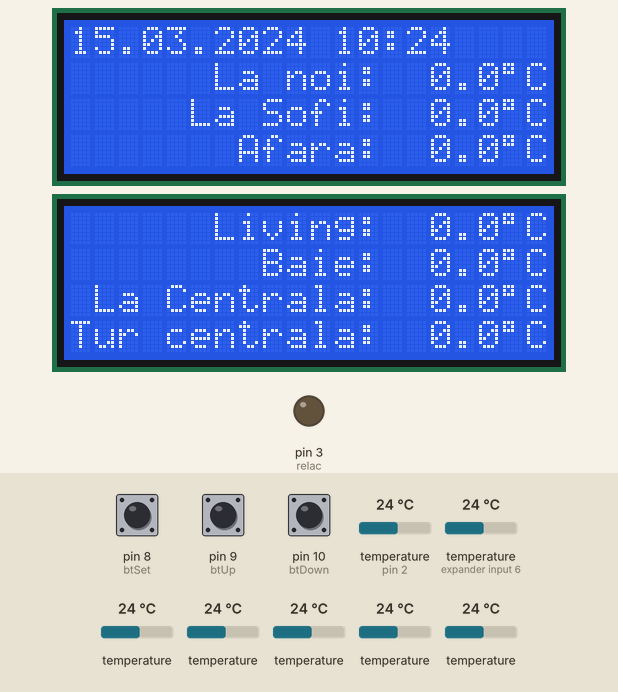
Recording of a sketch running on a simulated Arduino Uno, built with avr-gcc and run on an emulated ATmega328P. On the bench: 2 × 20×4 character LCD, output pins drawn as LEDs (lit = HIGH). Inputs (shaded band) come from the test bench; at power-on: pin 8 (btSet) HIGH, temperature 24 °C, pin 10 (btDown) HIGH, pin 9 (btUp) HIGH, temperature (sensors on pin 2, expander input 6) 24 °C. The local clock reads 2024-03-15 10:24:30 at power-on unless the sketch sets it; what the sketch prints to the serial monitor is not drawn.

Above: at 1.8 s.
1.9 s: pin 8 (btSet) pulled LOW for 0.25 s
At 5.5 s:
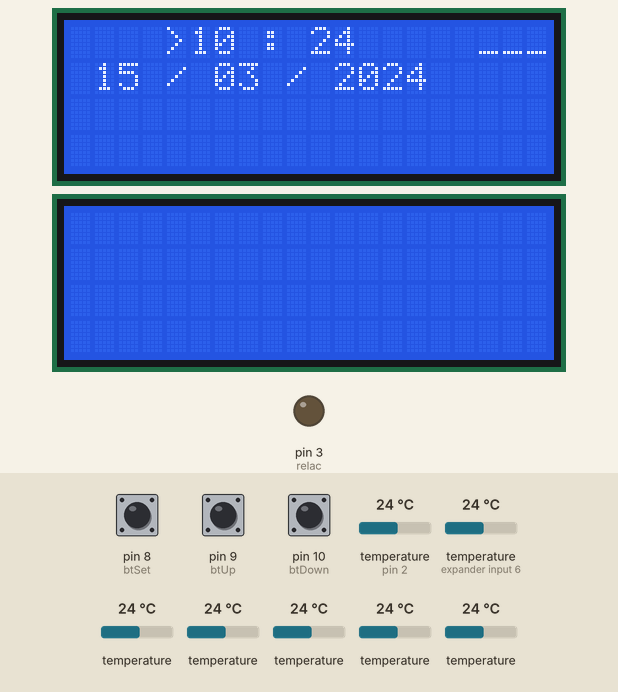
6.5 s: temperature (sensor 502) set to 17.5 °C
9.2 s: temperature (sensor 502) set to 16.4 °C
At 12.7 s:
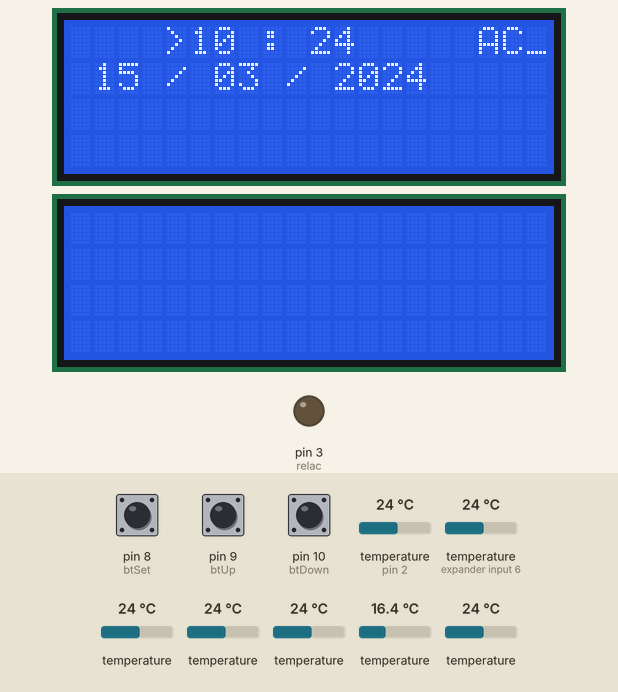
13.5 s: pin 8 (btSet) pulled LOW for 3.2 s
At 17.0 s:
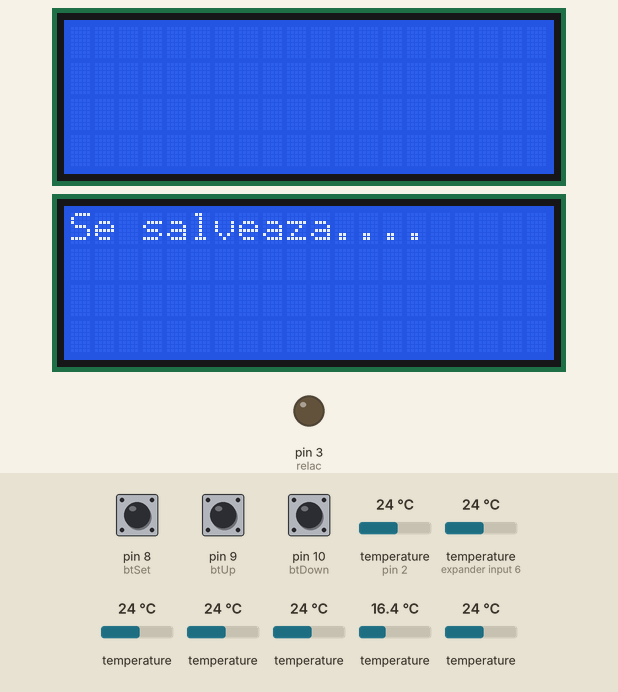
19.6 s: pin 10 (btDown) pulled LOW for 3.2 s
At 23.3 s:
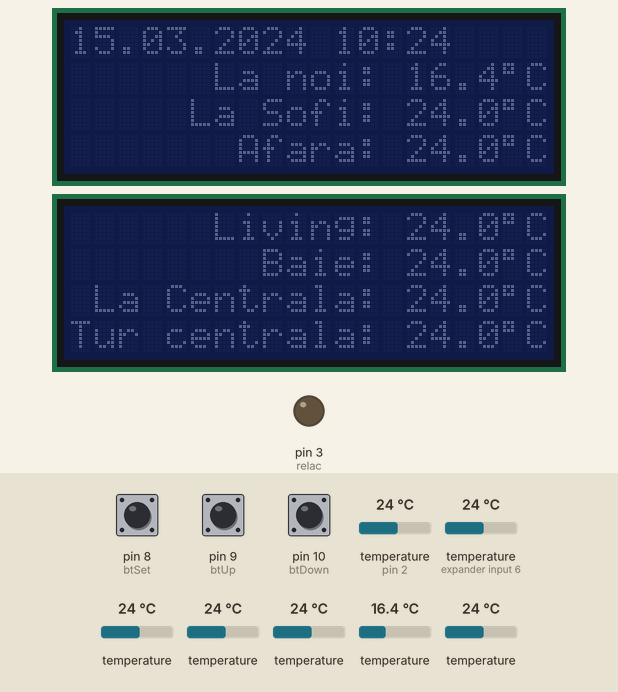
24.3 s: pin 8 (btSet) pulled LOW for 1 s
At 25.3 s:
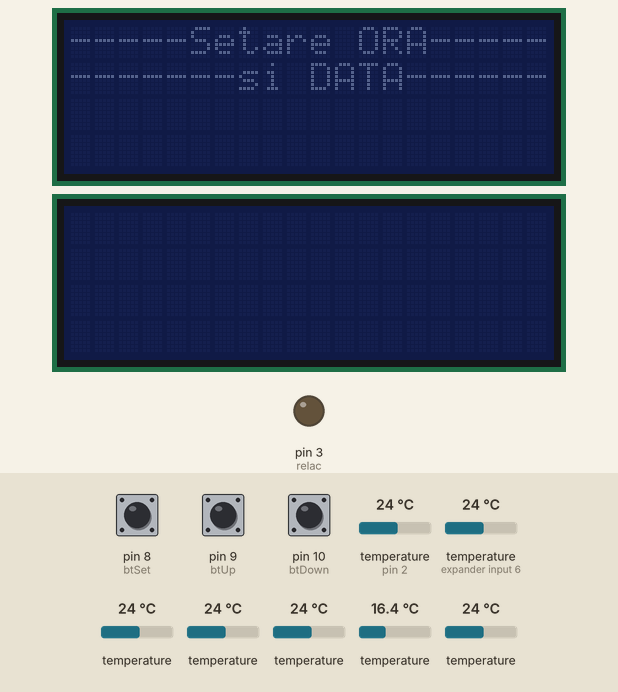
Timing chart, 0 to 27.3 s (numbered marks = the images above; inputs shaded):
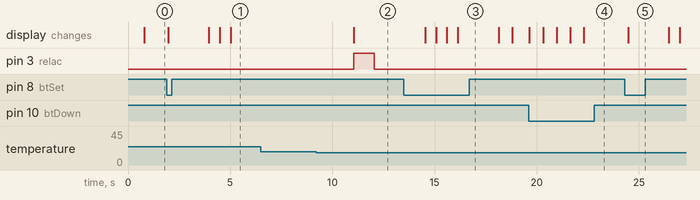

The sketch:

clock_2lcd_7DS18B20_AC.ino
```cpp
/*  Ceas, termometru si iesire comanda pornire ac
 *  09.11.2019
 *
 *  Display 1 20x4:                Setup:
 *  +--------------------+      +----------------+
 *  |ZZ.LL.AAAA HH:MM    |      |    >HH :>MM    |
 *  |      La noi: 23.0*C|      |>ZZ />LL />AAAA |
 *  |     La Sofi: 23.5*C|      +----------------+
 *  |       Afara:-10.5*C|
 *  +--------------------+
 *  Display 2 20x4:
 *  +--------------------+
 *  |      Living: 23.0*C|
 *  |        Baie: 23.0*C|
 *  | La Centrala: 23.5*C|
 *  |Tur centrala: 23.5*C|
 *  +--------------------+
 */

#include <Wire.h>
#include <RTClib.h>
#include <LiquidCrystal_I2C.h>
#include <OneWire.h>
#include <DallasTemperature.h>

RTC_DS1307 rtc;
LiquidCrystal_I2C lcd1(0x27, 20, 4), lcd2(0x23, 20, 4);

#define ONE_WIRE_BUS 2 // pin bus 18b20
#define TEMPERATURE_PRECISION1 11 // rezolutie biti
#define TEMPERATURE_PRECISION2 11 // rezolutie biti
#define TEMPERATURE_PRECISION3 11 // rezolutie biti
#define TEMPERATURE_PRECISION4 11 // rezolutie biti
#define TEMPERATURE_PRECISION5 11 // rezolutie biti
#define TEMPERATURE_PRECISION6 11 // rezolutie biti
#define TEMPERATURE_PRECISION7 11 // rezolutie biti

OneWire oneWire(ONE_WIRE_BUS);
DallasTemperature sensors(&oneWire);
DeviceAddress Thermometer1, Thermometer2, Thermometer3, Thermometer4, Thermometer5, Thermometer6, Thermometer7;


#define relac 3  // pin pt iesire releu ac, (scoate + )fata de -

int delaytime = 1000;  // 1000 = 1s, timp actionare releu ac
byte cuplat = 0; // releu temp cuplat
char daysOfTheWeek[7][12] = {"Sunday","Monday", "Tuesday", "Wednesday", "Thursday", "Friday", "Saturday"};
const long interval = 3000;  // Citire senzori la fiecare 3 sec
const int btSet = 8;
const int btUp = 9;
const int btDown = 10;

int DD,MM,YY,H,M,S, set_state, up_state, down_state;
float temp1, temp2, temp3, temp4, temp5, temp6, temp7;
float t1, t2, t3, t4, t5, t6, t7;
int btnCount = 0;
unsigned long previousMillis = 0;
unsigned long currentMillis;
String sDD;
String sMM;
String sYY;
String sH;
String sM;
String sS;
boolean backlightON = true;
boolean setupScreen = false;


void setup () {
  Serial.begin(9600);
  pinMode(btSet, INPUT_PULLUP);
  pinMode(btUp, INPUT_PULLUP);
  pinMode(btDown, INPUT_PULLUP);
  lcd1.begin();   // init the LCD 1
  lcd2.begin();   // init the LCD 2
  lcd1.backlight();   // activare backligt
  lcd2.backlight();   // activare backligt
  lcd1.clear();
  lcd2.clear();
  sensors.begin();  // initializare senzori DS18B20

  pinMode(relac,OUTPUT);
  digitalWrite(relac,LOW);

  Serial.print("Gasire senzori....");
  Serial.print("Gasiti: ");
  Serial.print(sensors.getDeviceCount(), DEC);
  Serial.println(" Senzori.");
  Serial.print("Parasite power este: ");
  if (sensors.isParasitePowerMode()) Serial.println("ON");
  else Serial.println("OFF");

  if (!sensors.getAddress(Thermometer1, 5)) Serial.println("Nu gasesc Adresa pentru Senzor 5"); //la noi= temp1
  if (!sensors.getAddress(Thermometer2, 1)) Serial.println("Nu gasesc Adresa pentru Senzor 1"); //la sofi= temp2
  if (!sensors.getAddress(Thermometer3, 4)) Serial.println("Nu gasesc Adresa pentru Senzor 4"); //afara= temp3
  if (!sensors.getAddress(Thermometer4, 2)) Serial.println("Nu gasesc Adresa pentru Senzor 2"); //living= temp4
  if (!sensors.getAddress(Thermometer5, 0)) Serial.println("Nu gasesc Adresa pentru Senzor 0"); //baie= temp5
  if (!sensors.getAddress(Thermometer6, 3)) Serial.println("Nu gasesc Adresa pentru Senzor 3"); //magazie= temp6
  if (!sensors.getAddress(Thermometer7, 6)) Serial.println("Nu gasesc Adresa pentru Senzor 6"); //tur centrala= temp7

  Serial.print("Senzor 0 Adresa: ");
  printAddress(Thermometer1);
  Serial.println();

  Serial.print("Senzor 1 Adresa: ");
  printAddress(Thermometer2);
  Serial.println();

  Serial.print("Senzor 2 Adresa: ");
  printAddress(Thermometer3);
  Serial.println();

  Serial.print("Senzor 3 Adresa: ");
  printAddress(Thermometer4);
  Serial.println();

  Serial.print("Senzor 4 Adresa: ");
  printAddress(Thermometer5);
  Serial.println();

  Serial.print("Senzor 5 Adresa: ");
  printAddress(Thermometer6);
  Serial.println();

  Serial.print("Senzor 6 Adresa: ");
  printAddress(Thermometer7);
  Serial.println();

  sensors.setResolution(Thermometer1, TEMPERATURE_PRECISION1);
  sensors.setResolution(Thermometer2, TEMPERATURE_PRECISION2);
  sensors.setResolution(Thermometer3, TEMPERATURE_PRECISION3);
  sensors.setResolution(Thermometer4, TEMPERATURE_PRECISION4);
  sensors.setResolution(Thermometer5, TEMPERATURE_PRECISION5);
  sensors.setResolution(Thermometer6, TEMPERATURE_PRECISION6);
  sensors.setResolution(Thermometer7, TEMPERATURE_PRECISION7);

  Serial.print("Senzor 0 Rezolutie biti: ");
  Serial.print(sensors.getResolution(Thermometer1), DEC);
  Serial.println();

  Serial.print("Senzor 1 Rezolutie biti: ");
  Serial.print(sensors.getResolution(Thermometer2), DEC);
  Serial.println();

  Serial.print("Senzor 2 Rezolutie biti: ");
  Serial.print(sensors.getResolution(Thermometer3), DEC);
  Serial.println();

  Serial.print("Senzor 3 Rezolutie biti: ");
  Serial.print(sensors.getResolution(Thermometer4), DEC);
  Serial.println();

  Serial.print("Senzor 4 Rezolutie biti: ");
  Serial.print(sensors.getResolution(Thermometer5), DEC);
  Serial.println();

  Serial.print("Senzor 5 Rezolutie biti: ");
  Serial.print(sensors.getResolution(Thermometer6), DEC);
  Serial.println();

  Serial.print("Senzor 6 Rezolutie biti: ");
  Serial.print(sensors.getResolution(Thermometer7), DEC);
  Serial.println();

}

void loop () {
  currentMillis = millis();
  readBtns();
  getTempTemp();
  getTimeDate();
  if (!setupScreen){
    lcd1Print();
  }
  else{
    lcd1Setup();
  }

if ((temp1<17.) and (cuplat == 1)) // cand scade sub limita setata da o comanda
{
  Serial.println("Temperatura scazuta!");
  digitalWrite(relac, LOW); // rel oprit
  lcd1.setCursor(17,0); //randul 1
  lcd1.print("AC_");
  cuplat = 0;
  digitalWrite(relac, HIGH); // releul cupleaza
  delay(delaytime);
  digitalWrite(relac, LOW); // releul decupleaza
  delay(delaytime);
 }

 if ((temp1>17.) and (cuplat == 0)) // cand creste peste limita setata nu da comanda
{
  Serial.println("Temperatura normala!");
  lcd1.setCursor(17,0); //randul 1
  lcd1.print("___");
  cuplat = 1;
  digitalWrite(relac, LOW);
  delay(delaytime);
 }
}


void readBtns(){
  set_state = digitalRead(btSet);
  up_state = digitalRead(btUp);
  down_state = digitalRead(btDown);
  // Comutare backlight on/off prin aparea butonului down
  if (down_state==LOW && btnCount==0){
    if (backlightON){
      lcd1.noBacklight();
      lcd2.noBacklight();
      backlightON = false;
    }
    else{
      lcd1.backlight();
      lcd2.backlight();
      backlightON = true;
    }
    delay(500);
  }
  if (set_state==LOW){
    if(btnCount<5){
      btnCount++;
      setupScreen = true;
        if(btnCount==1){
          lcd1.clear();
          lcd2.clear();
          lcd1.setCursor(0,0);
          lcd1.print("-----Setare ORA-----");
          lcd1.setCursor(0,1);
          lcd1.print("-------si DATA------");
          delay(2000);
          lcd1.clear();
        }
    }
    else{
      lcd1.clear();
      lcd2.clear();
      rtc.adjust(DateTime(YY, MM, DD, H, M, 0));
      lcd2.print("Se salveaza....");
      delay(2000);
      lcd1.clear();
      lcd2.clear();
      setupScreen = false;
      btnCount=0;
    }
    delay(500);
  }
}

void getTempTemp(){
  if (currentMillis - previousMillis >= interval) {
  sensors.requestTemperatures();
  temp1 = sensors.getTempC(Thermometer1);
  temp2 = sensors.getTempC(Thermometer2);
  temp3 = sensors.getTempC(Thermometer3);
  temp4 = sensors.getTempC(Thermometer4);
  temp5 = sensors.getTempC(Thermometer5);
  temp6 = sensors.getTempC(Thermometer6);
  temp7 = sensors.getTempC(Thermometer7);

  Serial.print(temp1);
  Serial.println("gr.C----- ");
  Serial.print(temp2);
  Serial.println("gr.C-----");
  Serial.print(temp3);
  Serial.println("gr.C-----");
  Serial.print(temp4);
  Serial.println("gr.C-----");
  Serial.print(temp5);
  Serial.println("gr.C-----");
  Serial.print(temp6);
  Serial.println("gr.C-----");
  Serial.print(temp7);
  Serial.println("gr.C-----");
    previousMillis = currentMillis;
  }
}


void getTimeDate(){
  if (!setupScreen){
    DateTime now = rtc.now();
    DD = now.day();
    MM = now.month();
    YY = now.year();
    H = now.hour();
    M = now.minute();
    S = now.second();
  }
  //Make some fixes...
  if (DD<10){ sDD = '0' + String(DD); } else { sDD = DD; }
  if (MM<10){ sMM = '0' + String(MM); } else { sMM = MM; }
  sYY=YY;
  if (H<10){ sH = '0' + String(H); } else { sH = H; }
  if (M<10){ sM = '0' + String(M); } else { sM = M; }
  if (S<10){ sS = '0' + String(S); } else { sS = S; }
}


void lcd1Print(){
  lcd1.setCursor(0,0); //randul 1
  lcd1.print(sDD);
  lcd1.print(".");
  lcd1.print(sMM);
  lcd1.print(".");
  lcd1.print(sYY);
  lcd1.print(" ");
  lcd1.print(sH);
  lcd1.print(":");
  lcd1.print(sM);

  lcd1.setCursor(0,1); //randul 2
  lcd1.print("      La noi:");  //  afisare temp1
  lcd1.setCursor(13, 1);
 if (temp1 < 0)
 {t1=-temp1;}
 else t1=temp1;
    if (t1 < 10.)
   {
     lcd1.print(" ");
   }
   if (temp1>0) lcd1.print(" ");
   if (temp1==0) lcd1.print(" ");
   if (temp1<0) lcd1.print("-");
   lcd1.print(t1,1);
  lcd1.write(0b11011111);  // simbol de grad
  lcd1.print("C");

  lcd1.setCursor(0,2); //randul 3
  lcd1.print("     La Sofi:"); //  afisare temp2
  lcd1.setCursor(13, 2);
 if (temp2 < 0)
 {t2=-temp2;}
 else t2=temp2;
    if (t2 < 10.)
   {
     lcd1.print(" ");
   }
   if (temp2>0) lcd1.print(" ");
   if (temp2==0) lcd1.print(" ");
   if (temp2<0) lcd1.print("-");
   lcd1.print(t2,1);
  lcd1.write(0b11011111);  // simbol de grad
  lcd1.print("C");

  lcd1.setCursor(0,3); //randul 4
  lcd1.print("       Afara:");  //  afisare temp3
  lcd1.setCursor(13, 3);
 if (temp3 < 0)
 {t3=-temp3;}
 else t3=temp3;
    if (t3 < 10.)
   {
     lcd1.print(" ");
   }
   if (temp3>0) lcd1.print(" ");
   if (temp3==0) lcd1.print(" ");
   if (temp3<0) lcd1.print("-");
   lcd1.print(t3,1);
  lcd1.write(0b11011111);  // simbol de grad
  lcd1.print("C");

  lcd2.setCursor(0,0); // rand1 lcd 2
  lcd2.print("      Living:");  //  afisare temp4
  lcd2.setCursor(13, 0);
 if (temp4 < 0)
 {t4=-temp4;}
 else t4=temp4;
    if (t4 < 10.)
   {
     lcd2.print(" ");
   }
   if (temp4>0) lcd2.print(" ");
   if (temp4==0) lcd2.print(" ");
   if (temp4<0) lcd2.print("-");
   lcd2.print(t4,1);
  lcd2.write(0b11011111);  // simbol de grad
  lcd2.print("C");

   lcd2.setCursor(0,1); //rand2 lcd 2
   lcd2.print("        Baie:");  //  afisare temp5
   lcd2.setCursor(13, 1);
 if (temp5 < 0)
 {t5=-temp5;}
 else t5=temp5;
    if (t5 < 10.)
   {
     lcd2.print(" ");
   }
   if (temp5>0) lcd2.print(" ");
   if (temp5==0) lcd2.print(" ");
   if (temp5<0) lcd2.print("-");
   lcd2.print(t5,1);
  lcd2.write(0b11011111);  // simbol de grad
  lcd2.print("C");

   lcd2.setCursor(0,2); //rand3 lcd 2
   lcd2.print(" La Centrala:");  //  afisare temp6
   lcd2.setCursor(13, 2);
 if (temp6 < 0)
 {t6=-temp6;}
 else t6=temp6;
    if (t6 < 10.)
   {
     lcd2.print(" ");
   }
   if (temp6>0) lcd2.print(" ");
   if (temp6==0) lcd2.print(" ");
   if (temp6<0) lcd2.print("-");
   lcd2.print(t6,1);
  lcd2.write(0b11011111);  // simbol de grad
  lcd2.print("C");

   lcd2.setCursor(0,3); //rand4 lcd 2
   lcd2.print("Tur centrala:");  //  afisare temp7
   lcd2.setCursor(13, 3);
 if (temp7 < 0)
 {t7=-temp7;}
 else t7=temp7;
    if (t7 < 10.)
   {
     lcd2.print(" ");
   }
   if (temp7>0) lcd2.print(" ");
   if (temp7==0) lcd2.print(" ");
   if (temp7<0) lcd2.print("-");
   lcd2.print(t7,1);
  lcd2.write(0b11011111);  // simbol de grad
  lcd2.print("C");
}


void lcd1Setup(){
  if (btnCount==1){
    lcd1.setCursor(4,0);
    lcd1.print(">");
    if (up_state == LOW){
      if (H<23){
        H++;
      }
      else {
        H=0;
      }
      delay(500);
    }
    if (down_state == LOW){
      if (H>0){
        H--;
      }
      else {
        H=23;
      }
      delay(500);
    }
  }
  else if (btnCount==2){
    lcd1.setCursor(4,0);
    lcd1.print(" ");
    lcd1.setCursor(9,0);
    lcd1.print(">");
    if (up_state == LOW){
      if (M<59){
        M++;
      }
      else {
        M=0;
      }
      delay(500);
    }
    if (down_state == LOW){
      if (M>0){
        M--;
      }
      else {
        M=59;
      }
      delay(500);
    }
  }
  else if (btnCount==3){
    lcd1.setCursor(9,0);
    lcd1.print(" ");
    lcd1.setCursor(0,1);
    lcd1.print(">");
    if (up_state == LOW){
      if (DD<31){
        DD++;
      }
      else {
        DD=1;
      }
      delay(500);
    }
    if (down_state == LOW){
      if (DD>1){
        DD--;
      }
      else {
        DD=31;
      }
      delay(500);
    }
  }
  else if (btnCount==4){
    lcd1.setCursor(0,1);
    lcd1.print(" ");
    lcd1.setCursor(5,1);
    lcd1.print(">");
    if (up_state == LOW){
      if (MM<12){
        MM++;
      }
      else {
        MM=1;
      }
      delay(500);
    }
    if (down_state == LOW){
      if (MM>1){
        MM--;
      }
      else {
        MM=12;
      }
      delay(500);
    }
  }
  else if (btnCount==5){
    lcd1.setCursor(5,1);
    lcd1.print(" ");
    lcd1.setCursor(10,1);
    lcd1.print(">");
    if (up_state == LOW){
      if (YY<2999){
        YY++;
      }
      else {
        YY=2000;
      }
      delay(500);
    }
    if (down_state == LOW){
      if (YY>2000){
        YY--;
      }
      else {
        YY=2999;
      }
      delay(500);
    }
  }
  lcd1.setCursor(5,0);
  lcd1.print(sH);
  lcd1.setCursor(8,0);
  lcd1.print(":");
  lcd1.setCursor(10,0);
  lcd1.print(sM);
  lcd1.setCursor(1,1);
  lcd1.print(sDD);
  lcd1.setCursor(4,1);
  lcd1.print("/");
  lcd1.setCursor(6,1);
  lcd1.print(sMM);
  lcd1.setCursor(9,1);
  lcd1.print("/");
  lcd1.setCursor(11,1);
  lcd1.print(sYY);
}

void printAddress(DeviceAddress deviceAddress)
{
  for (uint8_t i = 0; i < 8; i++)
  {
    if (deviceAddress[i] < 16) Serial.print("0");
    Serial.print(deviceAddress[i], HEX);
  }
}

void printTemperature(DeviceAddress deviceAddress)
{
  float tempC = sensors.getTempC(deviceAddress);
  Serial.print("Temp C: ");
  Serial.print(tempC);
  Serial.print(" Temp F: ");
  Serial.print(DallasTemperature::toFahrenheit(tempC));
}

void printResolution(DeviceAddress deviceAddress)
{
  Serial.print("Rezolutie biti: ");
  Serial.print(sensors.getResolution(deviceAddress));
  Serial.println();
}

void printData(DeviceAddress deviceAddress)
{
  Serial.print("Senzor Adresa: ");
  printAddress(deviceAddress);
  Serial.print(" ");
  printTemperature(deviceAddress);
  Serial.println();
}
```

Measured:
- the behaviour switches between 17 and 16.9 °C on temperature (sensor 502) (found by bisection; images 1 and 2)
- after the input at 1.9 s, the display: first changes after 0.06 s (image 1 shows a later state)
- after the input at 6.5 s, every drawn part: stays the same
- after the input at 9.2 s, pin 3 (relac): LOW → HIGH after 1.8 s, → LOW 1.0 s later; the display: changes after 1.8 s (image 2)
- after the input at 13.5 s, the display: first changes after 1.0 s (image 3 shows a later state)
- after the input at 19.6 s, the display: changes at once (image 4)
- after the input at 24.3 s, the display: changes after 0.16 s (image 5)
